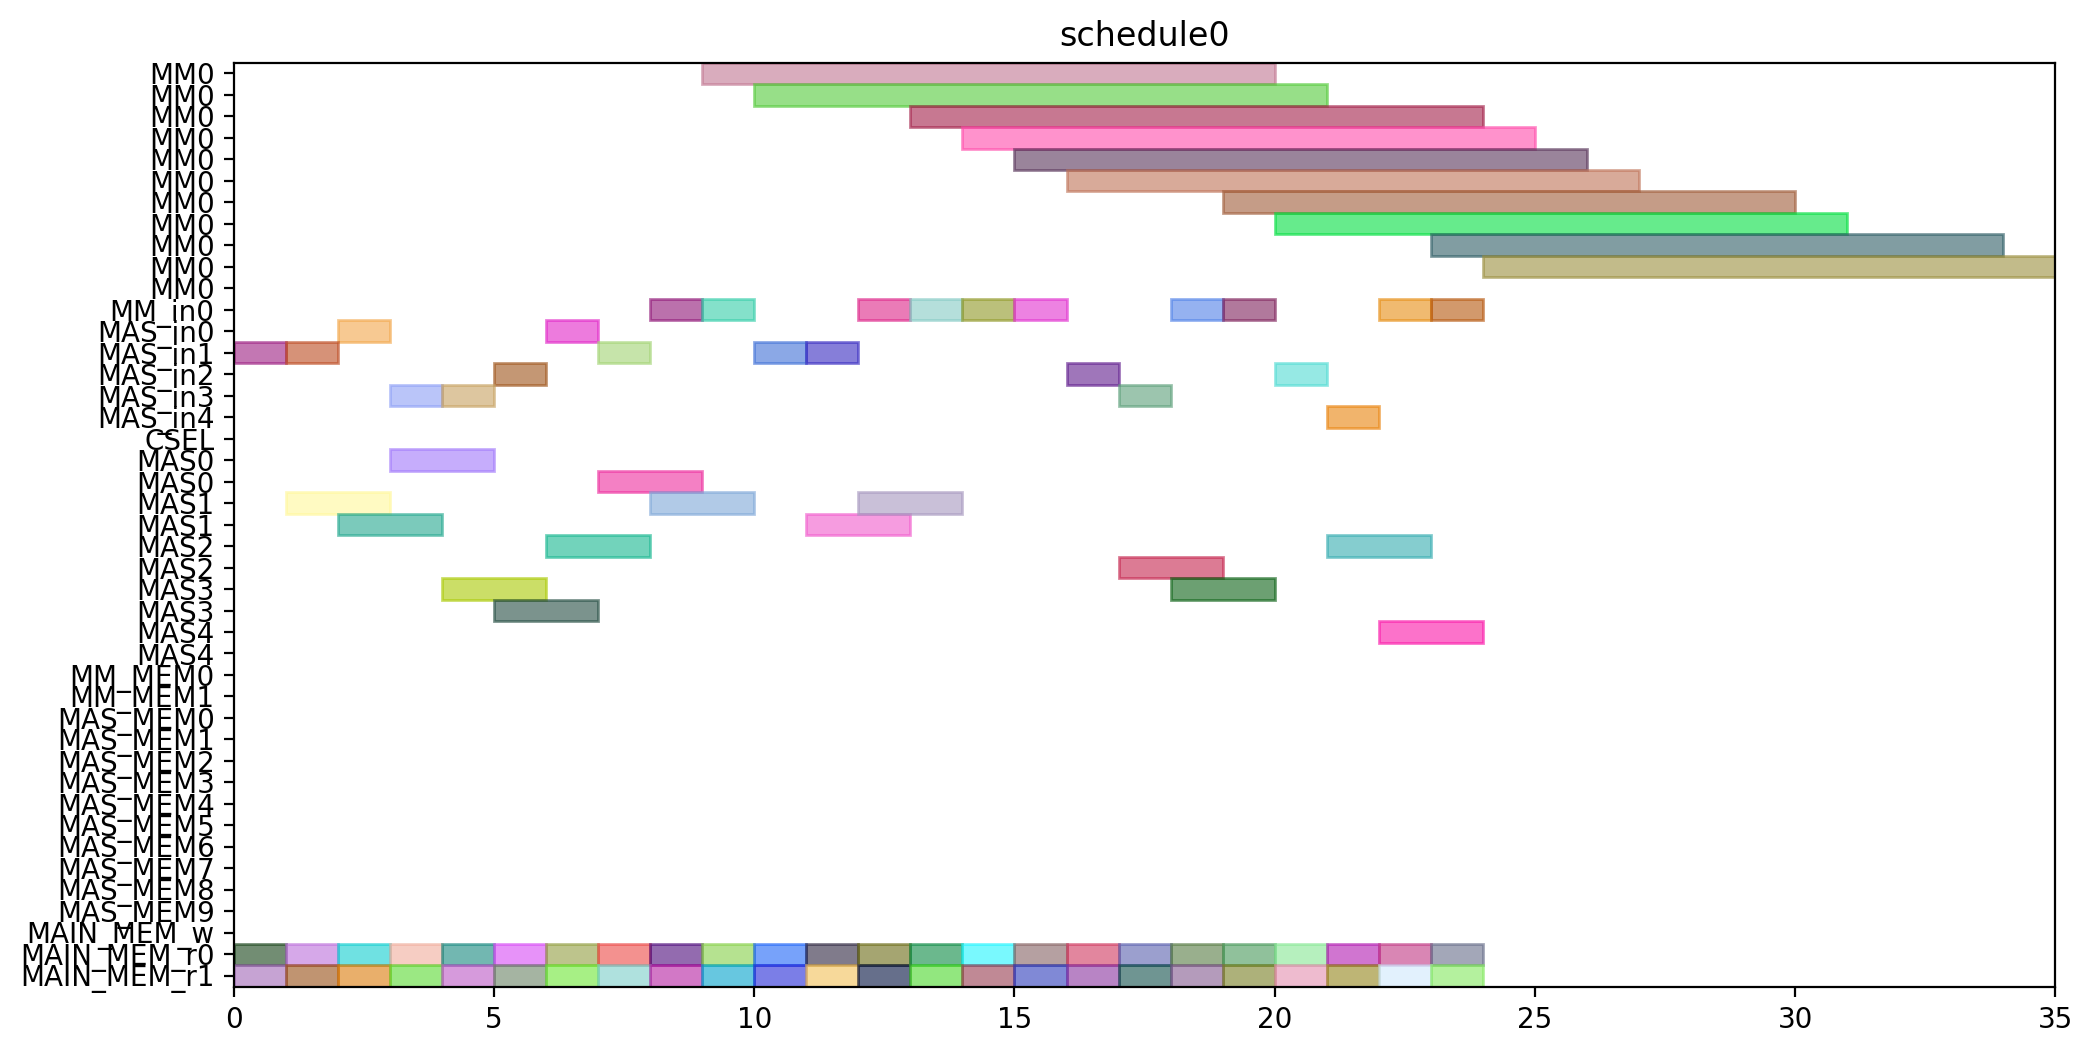

Write the Python code that produced this figure.
from pyschedule import Scenario, solvers, plotters, alt


def solve():
	horizon = 120
	S = Scenario("schedule0", horizon=horizon)

	# resource
	MM = S.Resources('MM', num=1, size=11)
	MM_in = S.Resources('MM_in', num=1)
	MAS_in = S.Resources('MAS_in', num=5)
	CSEL = S.Resource('CSEL')
	MAS = S.Resources('MAS', num=5, size=2, periods=range(1, horizon))
	MM_MEM = S.Resources('MM_MEM', num=2)
	MAS_MEM = S.Resources('MAS_MEM', num=10)
	MAIN_MEM_w = S.Resource('MAIN_MEM_w', size=1)
	MAIN_MEM_r = S.Resources('MAIN_MEM_r', num=2)

	# result of previous scheduling

	# new tasks
	t0_t0 = S.Task('t0_t0', length=2, delay_cost=1)
	t0_t0 += alt(MAS)
	t0_t0_in = S.Task('t0_t0_in', length=1, delay_cost=1)
	t0_t0_in += alt(MAS_in)
	S += t0_t0_in*MAS_in[0]<=t0_t0*MAS[0]

	S += t0_t0_in*MAS_in[1]<=t0_t0*MAS[1]

	S += t0_t0_in*MAS_in[2]<=t0_t0*MAS[2]

	S += t0_t0_in*MAS_in[3]<=t0_t0*MAS[3]

	S += t0_t0_in*MAS_in[4]<=t0_t0*MAS[4]

	t0_t0_mem0 = S.Task('t0_t0_mem0', length=1, delay_cost=1)
	t0_t0_mem0 += MAIN_MEM_r[0]
	S += t0_t0_mem0 <= t0_t0

	t0_t0_mem1 = S.Task('t0_t0_mem1', length=1, delay_cost=1)
	t0_t0_mem1 += MAIN_MEM_r[1]
	S += t0_t0_mem1 <= t0_t0

	t0_t1 = S.Task('t0_t1', length=2, delay_cost=1)
	t0_t1 += alt(MAS)
	t0_t1_in = S.Task('t0_t1_in', length=1, delay_cost=1)
	t0_t1_in += alt(MAS_in)
	S += t0_t1_in*MAS_in[0]<=t0_t1*MAS[0]

	S += t0_t1_in*MAS_in[1]<=t0_t1*MAS[1]

	S += t0_t1_in*MAS_in[2]<=t0_t1*MAS[2]

	S += t0_t1_in*MAS_in[3]<=t0_t1*MAS[3]

	S += t0_t1_in*MAS_in[4]<=t0_t1*MAS[4]

	t0_t1_mem0 = S.Task('t0_t1_mem0', length=1, delay_cost=1)
	t0_t1_mem0 += MAIN_MEM_r[0]
	S += t0_t1_mem0 <= t0_t1

	t0_t1_mem1 = S.Task('t0_t1_mem1', length=1, delay_cost=1)
	t0_t1_mem1 += MAIN_MEM_r[1]
	S += t0_t1_mem1 <= t0_t1

	t0_t3 = S.Task('t0_t3', length=11, delay_cost=1)
	t0_t3 += alt(MM)
	t0_t3_in = S.Task('t0_t3_in', length=1, delay_cost=1)
	t0_t3_in += alt(MM_in)
	S += t0_t3_in*MM_in[0]<=t0_t3*MM[0]
	t0_t3_mem0 = S.Task('t0_t3_mem0', length=1, delay_cost=1)
	t0_t3_mem0 += MAIN_MEM_r[0]
	S += t0_t3_mem0 <= t0_t3

	t0_t3_mem1 = S.Task('t0_t3_mem1', length=1, delay_cost=1)
	t0_t3_mem1 += MAIN_MEM_r[1]
	S += t0_t3_mem1 <= t0_t3

	t10 = S.Task('t10', length=2, delay_cost=1)
	t10 += alt(MAS)
	t10_in = S.Task('t10_in', length=1, delay_cost=1)
	t10_in += alt(MAS_in)
	S += t10_in*MAS_in[0]<=t10*MAS[0]

	S += t10_in*MAS_in[1]<=t10*MAS[1]

	S += t10_in*MAS_in[2]<=t10*MAS[2]

	S += t10_in*MAS_in[3]<=t10*MAS[3]

	S += t10_in*MAS_in[4]<=t10*MAS[4]

	t10_mem0 = S.Task('t10_mem0', length=1, delay_cost=1)
	t10_mem0 += MAIN_MEM_r[0]
	S += t10_mem0 <= t10

	t10_mem1 = S.Task('t10_mem1', length=1, delay_cost=1)
	t10_mem1 += MAIN_MEM_r[1]
	S += t10_mem1 <= t10

	t11 = S.Task('t11', length=2, delay_cost=1)
	t11 += alt(MAS)
	t11_in = S.Task('t11_in', length=1, delay_cost=1)
	t11_in += alt(MAS_in)
	S += t11_in*MAS_in[0]<=t11*MAS[0]

	S += t11_in*MAS_in[1]<=t11*MAS[1]

	S += t11_in*MAS_in[2]<=t11*MAS[2]

	S += t11_in*MAS_in[3]<=t11*MAS[3]

	S += t11_in*MAS_in[4]<=t11*MAS[4]

	t11_mem0 = S.Task('t11_mem0', length=1, delay_cost=1)
	t11_mem0 += MAIN_MEM_r[0]
	S += t11_mem0 <= t11

	t11_mem1 = S.Task('t11_mem1', length=1, delay_cost=1)
	t11_mem1 += MAIN_MEM_r[1]
	S += t11_mem1 <= t11

	t3_t0 = S.Task('t3_t0', length=11, delay_cost=1)
	t3_t0 += alt(MM)
	t3_t0_in = S.Task('t3_t0_in', length=1, delay_cost=1)
	t3_t0_in += alt(MM_in)
	S += t3_t0_in*MM_in[0]<=t3_t0*MM[0]
	t3_t0_mem0 = S.Task('t3_t0_mem0', length=1, delay_cost=1)
	t3_t0_mem0 += MAIN_MEM_r[0]
	S += t3_t0_mem0 <= t3_t0

	t3_t0_mem1 = S.Task('t3_t0_mem1', length=1, delay_cost=1)
	t3_t0_mem1 += MAIN_MEM_r[1]
	S += t3_t0_mem1 <= t3_t0

	t3_t1 = S.Task('t3_t1', length=11, delay_cost=1)
	t3_t1 += alt(MM)
	t3_t1_in = S.Task('t3_t1_in', length=1, delay_cost=1)
	t3_t1_in += alt(MM_in)
	S += t3_t1_in*MM_in[0]<=t3_t1*MM[0]
	t3_t1_mem0 = S.Task('t3_t1_mem0', length=1, delay_cost=1)
	t3_t1_mem0 += MAIN_MEM_r[0]
	S += t3_t1_mem0 <= t3_t1

	t3_t1_mem1 = S.Task('t3_t1_mem1', length=1, delay_cost=1)
	t3_t1_mem1 += MAIN_MEM_r[1]
	S += t3_t1_mem1 <= t3_t1

	t3_t2 = S.Task('t3_t2', length=2, delay_cost=1)
	t3_t2 += alt(MAS)
	t3_t2_in = S.Task('t3_t2_in', length=1, delay_cost=1)
	t3_t2_in += alt(MAS_in)
	S += t3_t2_in*MAS_in[0]<=t3_t2*MAS[0]

	S += t3_t2_in*MAS_in[1]<=t3_t2*MAS[1]

	S += t3_t2_in*MAS_in[2]<=t3_t2*MAS[2]

	S += t3_t2_in*MAS_in[3]<=t3_t2*MAS[3]

	S += t3_t2_in*MAS_in[4]<=t3_t2*MAS[4]

	t3_t2_mem0 = S.Task('t3_t2_mem0', length=1, delay_cost=1)
	t3_t2_mem0 += MAIN_MEM_r[0]
	S += t3_t2_mem0 <= t3_t2

	t3_t2_mem1 = S.Task('t3_t2_mem1', length=1, delay_cost=1)
	t3_t2_mem1 += MAIN_MEM_r[1]
	S += t3_t2_mem1 <= t3_t2

	t3_t3 = S.Task('t3_t3', length=2, delay_cost=1)
	t3_t3 += alt(MAS)
	t3_t3_in = S.Task('t3_t3_in', length=1, delay_cost=1)
	t3_t3_in += alt(MAS_in)
	S += t3_t3_in*MAS_in[0]<=t3_t3*MAS[0]

	S += t3_t3_in*MAS_in[1]<=t3_t3*MAS[1]

	S += t3_t3_in*MAS_in[2]<=t3_t3*MAS[2]

	S += t3_t3_in*MAS_in[3]<=t3_t3*MAS[3]

	S += t3_t3_in*MAS_in[4]<=t3_t3*MAS[4]

	t3_t3_mem0 = S.Task('t3_t3_mem0', length=1, delay_cost=1)
	t3_t3_mem0 += MAIN_MEM_r[0]
	S += t3_t3_mem0 <= t3_t3

	t3_t3_mem1 = S.Task('t3_t3_mem1', length=1, delay_cost=1)
	t3_t3_mem1 += MAIN_MEM_r[1]
	S += t3_t3_mem1 <= t3_t3

	t4_t0 = S.Task('t4_t0', length=2, delay_cost=1)
	t4_t0 += alt(MAS)
	t4_t0_in = S.Task('t4_t0_in', length=1, delay_cost=1)
	t4_t0_in += alt(MAS_in)
	S += t4_t0_in*MAS_in[0]<=t4_t0*MAS[0]

	S += t4_t0_in*MAS_in[1]<=t4_t0*MAS[1]

	S += t4_t0_in*MAS_in[2]<=t4_t0*MAS[2]

	S += t4_t0_in*MAS_in[3]<=t4_t0*MAS[3]

	S += t4_t0_in*MAS_in[4]<=t4_t0*MAS[4]

	t4_t0_mem0 = S.Task('t4_t0_mem0', length=1, delay_cost=1)
	t4_t0_mem0 += MAIN_MEM_r[0]
	S += t4_t0_mem0 <= t4_t0

	t4_t0_mem1 = S.Task('t4_t0_mem1', length=1, delay_cost=1)
	t4_t0_mem1 += MAIN_MEM_r[1]
	S += t4_t0_mem1 <= t4_t0

	t4_t1 = S.Task('t4_t1', length=2, delay_cost=1)
	t4_t1 += alt(MAS)
	t4_t1_in = S.Task('t4_t1_in', length=1, delay_cost=1)
	t4_t1_in += alt(MAS_in)
	S += t4_t1_in*MAS_in[0]<=t4_t1*MAS[0]

	S += t4_t1_in*MAS_in[1]<=t4_t1*MAS[1]

	S += t4_t1_in*MAS_in[2]<=t4_t1*MAS[2]

	S += t4_t1_in*MAS_in[3]<=t4_t1*MAS[3]

	S += t4_t1_in*MAS_in[4]<=t4_t1*MAS[4]

	t4_t1_mem0 = S.Task('t4_t1_mem0', length=1, delay_cost=1)
	t4_t1_mem0 += MAIN_MEM_r[0]
	S += t4_t1_mem0 <= t4_t1

	t4_t1_mem1 = S.Task('t4_t1_mem1', length=1, delay_cost=1)
	t4_t1_mem1 += MAIN_MEM_r[1]
	S += t4_t1_mem1 <= t4_t1

	t4_t3 = S.Task('t4_t3', length=11, delay_cost=1)
	t4_t3 += alt(MM)
	t4_t3_in = S.Task('t4_t3_in', length=1, delay_cost=1)
	t4_t3_in += alt(MM_in)
	S += t4_t3_in*MM_in[0]<=t4_t3*MM[0]
	t4_t3_mem0 = S.Task('t4_t3_mem0', length=1, delay_cost=1)
	t4_t3_mem0 += MAIN_MEM_r[0]
	S += t4_t3_mem0 <= t4_t3

	t4_t3_mem1 = S.Task('t4_t3_mem1', length=1, delay_cost=1)
	t4_t3_mem1 += MAIN_MEM_r[1]
	S += t4_t3_mem1 <= t4_t3

	t5_t0 = S.Task('t5_t0', length=11, delay_cost=1)
	t5_t0 += alt(MM)
	t5_t0_in = S.Task('t5_t0_in', length=1, delay_cost=1)
	t5_t0_in += alt(MM_in)
	S += t5_t0_in*MM_in[0]<=t5_t0*MM[0]
	t5_t0_mem0 = S.Task('t5_t0_mem0', length=1, delay_cost=1)
	t5_t0_mem0 += MAIN_MEM_r[0]
	S += t5_t0_mem0 <= t5_t0

	t5_t0_mem1 = S.Task('t5_t0_mem1', length=1, delay_cost=1)
	t5_t0_mem1 += MAIN_MEM_r[1]
	S += t5_t0_mem1 <= t5_t0

	t5_t1 = S.Task('t5_t1', length=11, delay_cost=1)
	t5_t1 += alt(MM)
	t5_t1_in = S.Task('t5_t1_in', length=1, delay_cost=1)
	t5_t1_in += alt(MM_in)
	S += t5_t1_in*MM_in[0]<=t5_t1*MM[0]
	t5_t1_mem0 = S.Task('t5_t1_mem0', length=1, delay_cost=1)
	t5_t1_mem0 += MAIN_MEM_r[0]
	S += t5_t1_mem0 <= t5_t1

	t5_t1_mem1 = S.Task('t5_t1_mem1', length=1, delay_cost=1)
	t5_t1_mem1 += MAIN_MEM_r[1]
	S += t5_t1_mem1 <= t5_t1

	t5_t2 = S.Task('t5_t2', length=2, delay_cost=1)
	t5_t2 += alt(MAS)
	t5_t2_in = S.Task('t5_t2_in', length=1, delay_cost=1)
	t5_t2_in += alt(MAS_in)
	S += t5_t2_in*MAS_in[0]<=t5_t2*MAS[0]

	S += t5_t2_in*MAS_in[1]<=t5_t2*MAS[1]

	S += t5_t2_in*MAS_in[2]<=t5_t2*MAS[2]

	S += t5_t2_in*MAS_in[3]<=t5_t2*MAS[3]

	S += t5_t2_in*MAS_in[4]<=t5_t2*MAS[4]

	t5_t2_mem0 = S.Task('t5_t2_mem0', length=1, delay_cost=1)
	t5_t2_mem0 += MAIN_MEM_r[0]
	S += t5_t2_mem0 <= t5_t2

	t5_t2_mem1 = S.Task('t5_t2_mem1', length=1, delay_cost=1)
	t5_t2_mem1 += MAIN_MEM_r[1]
	S += t5_t2_mem1 <= t5_t2

	t5_t3 = S.Task('t5_t3', length=2, delay_cost=1)
	t5_t3 += alt(MAS)
	t5_t3_in = S.Task('t5_t3_in', length=1, delay_cost=1)
	t5_t3_in += alt(MAS_in)
	S += t5_t3_in*MAS_in[0]<=t5_t3*MAS[0]

	S += t5_t3_in*MAS_in[1]<=t5_t3*MAS[1]

	S += t5_t3_in*MAS_in[2]<=t5_t3*MAS[2]

	S += t5_t3_in*MAS_in[3]<=t5_t3*MAS[3]

	S += t5_t3_in*MAS_in[4]<=t5_t3*MAS[4]

	t5_t3_mem0 = S.Task('t5_t3_mem0', length=1, delay_cost=1)
	t5_t3_mem0 += MAIN_MEM_r[0]
	S += t5_t3_mem0 <= t5_t3

	t5_t3_mem1 = S.Task('t5_t3_mem1', length=1, delay_cost=1)
	t5_t3_mem1 += MAIN_MEM_r[1]
	S += t5_t3_mem1 <= t5_t3

	t6_t0 = S.Task('t6_t0', length=11, delay_cost=1)
	t6_t0 += alt(MM)
	t6_t0_in = S.Task('t6_t0_in', length=1, delay_cost=1)
	t6_t0_in += alt(MM_in)
	S += t6_t0_in*MM_in[0]<=t6_t0*MM[0]
	t6_t0_mem0 = S.Task('t6_t0_mem0', length=1, delay_cost=1)
	t6_t0_mem0 += MAIN_MEM_r[0]
	S += t6_t0_mem0 <= t6_t0

	t6_t0_mem1 = S.Task('t6_t0_mem1', length=1, delay_cost=1)
	t6_t0_mem1 += MAIN_MEM_r[1]
	S += t6_t0_mem1 <= t6_t0

	t6_t1 = S.Task('t6_t1', length=11, delay_cost=1)
	t6_t1 += alt(MM)
	t6_t1_in = S.Task('t6_t1_in', length=1, delay_cost=1)
	t6_t1_in += alt(MM_in)
	S += t6_t1_in*MM_in[0]<=t6_t1*MM[0]
	t6_t1_mem0 = S.Task('t6_t1_mem0', length=1, delay_cost=1)
	t6_t1_mem0 += MAIN_MEM_r[0]
	S += t6_t1_mem0 <= t6_t1

	t6_t1_mem1 = S.Task('t6_t1_mem1', length=1, delay_cost=1)
	t6_t1_mem1 += MAIN_MEM_r[1]
	S += t6_t1_mem1 <= t6_t1

	t6_t2 = S.Task('t6_t2', length=2, delay_cost=1)
	t6_t2 += alt(MAS)
	t6_t2_in = S.Task('t6_t2_in', length=1, delay_cost=1)
	t6_t2_in += alt(MAS_in)
	S += t6_t2_in*MAS_in[0]<=t6_t2*MAS[0]

	S += t6_t2_in*MAS_in[1]<=t6_t2*MAS[1]

	S += t6_t2_in*MAS_in[2]<=t6_t2*MAS[2]

	S += t6_t2_in*MAS_in[3]<=t6_t2*MAS[3]

	S += t6_t2_in*MAS_in[4]<=t6_t2*MAS[4]

	t6_t2_mem0 = S.Task('t6_t2_mem0', length=1, delay_cost=1)
	t6_t2_mem0 += MAIN_MEM_r[0]
	S += t6_t2_mem0 <= t6_t2

	t6_t2_mem1 = S.Task('t6_t2_mem1', length=1, delay_cost=1)
	t6_t2_mem1 += MAIN_MEM_r[1]
	S += t6_t2_mem1 <= t6_t2

	t6_t3 = S.Task('t6_t3', length=2, delay_cost=1)
	t6_t3 += alt(MAS)
	t6_t3_in = S.Task('t6_t3_in', length=1, delay_cost=1)
	t6_t3_in += alt(MAS_in)
	S += t6_t3_in*MAS_in[0]<=t6_t3*MAS[0]

	S += t6_t3_in*MAS_in[1]<=t6_t3*MAS[1]

	S += t6_t3_in*MAS_in[2]<=t6_t3*MAS[2]

	S += t6_t3_in*MAS_in[3]<=t6_t3*MAS[3]

	S += t6_t3_in*MAS_in[4]<=t6_t3*MAS[4]

	t6_t3_mem0 = S.Task('t6_t3_mem0', length=1, delay_cost=1)
	t6_t3_mem0 += MAIN_MEM_r[0]
	S += t6_t3_mem0 <= t6_t3

	t6_t3_mem1 = S.Task('t6_t3_mem1', length=1, delay_cost=1)
	t6_t3_mem1 += MAIN_MEM_r[1]
	S += t6_t3_mem1 <= t6_t3

	t7_t0 = S.Task('t7_t0', length=11, delay_cost=1)
	t7_t0 += alt(MM)
	t7_t0_in = S.Task('t7_t0_in', length=1, delay_cost=1)
	t7_t0_in += alt(MM_in)
	S += t7_t0_in*MM_in[0]<=t7_t0*MM[0]
	t7_t0_mem0 = S.Task('t7_t0_mem0', length=1, delay_cost=1)
	t7_t0_mem0 += MAIN_MEM_r[0]
	S += t7_t0_mem0 <= t7_t0

	t7_t0_mem1 = S.Task('t7_t0_mem1', length=1, delay_cost=1)
	t7_t0_mem1 += MAIN_MEM_r[1]
	S += t7_t0_mem1 <= t7_t0

	t7_t1 = S.Task('t7_t1', length=11, delay_cost=1)
	t7_t1 += alt(MM)
	t7_t1_in = S.Task('t7_t1_in', length=1, delay_cost=1)
	t7_t1_in += alt(MM_in)
	S += t7_t1_in*MM_in[0]<=t7_t1*MM[0]
	t7_t1_mem0 = S.Task('t7_t1_mem0', length=1, delay_cost=1)
	t7_t1_mem0 += MAIN_MEM_r[0]
	S += t7_t1_mem0 <= t7_t1

	t7_t1_mem1 = S.Task('t7_t1_mem1', length=1, delay_cost=1)
	t7_t1_mem1 += MAIN_MEM_r[1]
	S += t7_t1_mem1 <= t7_t1

	t7_t2 = S.Task('t7_t2', length=2, delay_cost=1)
	t7_t2 += alt(MAS)
	t7_t2_in = S.Task('t7_t2_in', length=1, delay_cost=1)
	t7_t2_in += alt(MAS_in)
	S += t7_t2_in*MAS_in[0]<=t7_t2*MAS[0]

	S += t7_t2_in*MAS_in[1]<=t7_t2*MAS[1]

	S += t7_t2_in*MAS_in[2]<=t7_t2*MAS[2]

	S += t7_t2_in*MAS_in[3]<=t7_t2*MAS[3]

	S += t7_t2_in*MAS_in[4]<=t7_t2*MAS[4]

	t7_t2_mem0 = S.Task('t7_t2_mem0', length=1, delay_cost=1)
	t7_t2_mem0 += MAIN_MEM_r[0]
	S += t7_t2_mem0 <= t7_t2

	t7_t2_mem1 = S.Task('t7_t2_mem1', length=1, delay_cost=1)
	t7_t2_mem1 += MAIN_MEM_r[1]
	S += t7_t2_mem1 <= t7_t2

	t7_t3 = S.Task('t7_t3', length=2, delay_cost=1)
	t7_t3 += alt(MAS)
	t7_t3_in = S.Task('t7_t3_in', length=1, delay_cost=1)
	t7_t3_in += alt(MAS_in)
	S += t7_t3_in*MAS_in[0]<=t7_t3*MAS[0]

	S += t7_t3_in*MAS_in[1]<=t7_t3*MAS[1]

	S += t7_t3_in*MAS_in[2]<=t7_t3*MAS[2]

	S += t7_t3_in*MAS_in[3]<=t7_t3*MAS[3]

	S += t7_t3_in*MAS_in[4]<=t7_t3*MAS[4]

	t7_t3_mem0 = S.Task('t7_t3_mem0', length=1, delay_cost=1)
	t7_t3_mem0 += MAIN_MEM_r[0]
	S += t7_t3_mem0 <= t7_t3

	t7_t3_mem1 = S.Task('t7_t3_mem1', length=1, delay_cost=1)
	t7_t3_mem1 += MAIN_MEM_r[1]
	S += t7_t3_mem1 <= t7_t3

	solvers.mip.solve(S,msg=1,kind='CPLEX',ratio_gap=1.01)

	solution = [['hoge']*len(S.solution()[1]) for i in range(len(S.solution()))]
	for i in range(len(S.solution())):
		for j in range(len(S.solution()[i])):
			solution[i][j]=str(S.solution()[i][j])
	print(solution)

	cycles = int(solution[-1][3])

	pic_file_name = "/mnt/rose/usr1/fukuda/ABE/multiRAM_multiMAS_16mux/scheduling_result/stage11MM1_stage2MAS5/SQR012345/schedule0.png"
	if(S.solution() != []):
		plotters.matplotlib.plot(S,img_filename=pic_file_name, show_task_labels=False, fig_size=(cycles*0.25+3, 6))

	return solution
